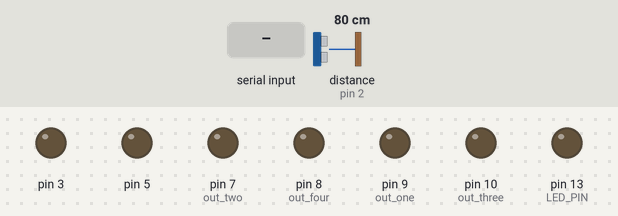
Simulated run of this sketch. Board: Arduino Uno, built with avr-gcc and run on an emulated ATmega328P. On the bench: output pins drawn as LEDs (lit = HIGH). Inputs (shaded band) come from the test bench; at power-on: distance to the obstacle (sensor on pin 2) 80 cm. The echo pulse lasts 58.3 µs per cm; what the sketch prints to the serial monitor is not drawn.

Above: at 1.2 s.
1.3 s: "W#" received over Serial
At 1.8 s:
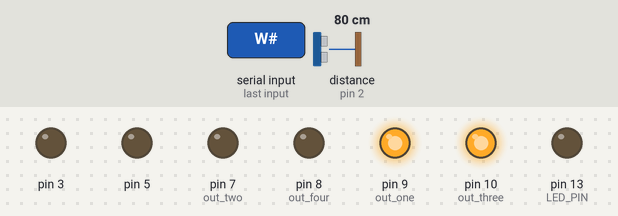
2.8 s: "E#" received over Serial
At 4.0 s:
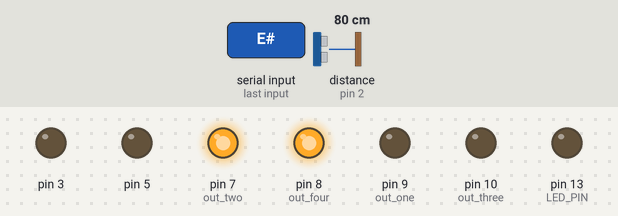
4.3 s: "S#" received over Serial
At 5.3 s:
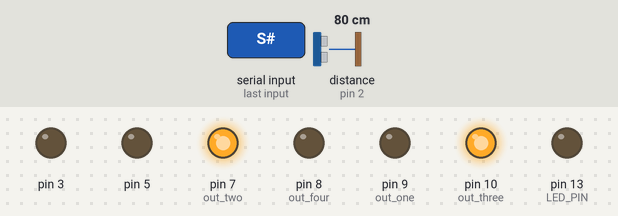
5.8 s: "B#" received over Serial
At 6.4 s:
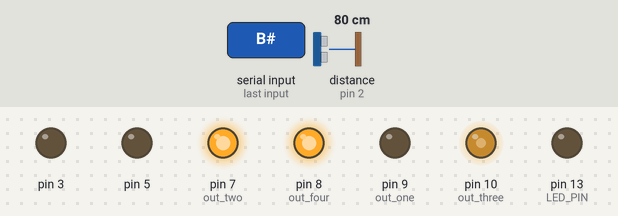
7.3 s: "C#" received over Serial
At 7.6 s:
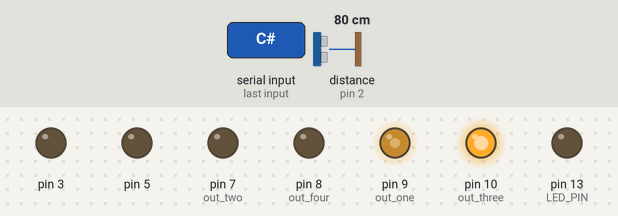
8.8 s: "D#" received over Serial
At 9.9 s:
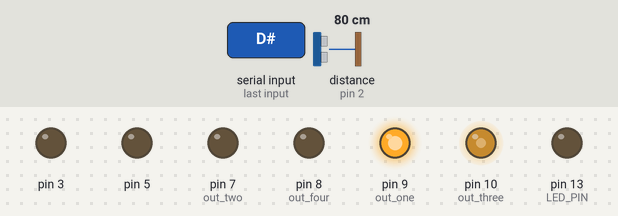
Timing chart, 0 to 11.3 s (numbered marks = the images above; inputs shaded):
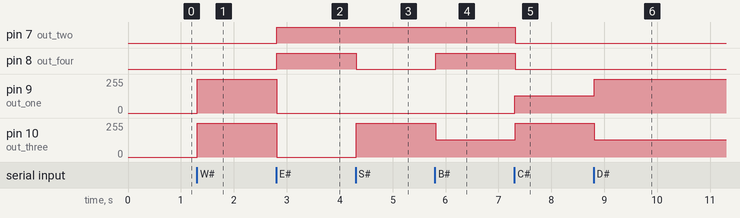

Measured:
- after the input at 1.3 s, pin 9 (out_one), pin 10 (out_three): 0/255 → 255/255 at once
- after the input at 2.8 s, pin 7 (out_two), pin 8 (out_four): LOW → HIGH at once; pin 9 (out_one), pin 10 (out_three): 255/255 → 0/255 at once
- after the input at 4.3 s, pin 8 (out_four): HIGH → LOW at once; pin 10 (out_three): 0/255 → 255/255 at once
- after the input at 5.8 s, pin 8 (out_four): LOW → HIGH at once; pin 10 (out_three): 255/255 → 128/255 at once
- after the input at 7.3 s, pin 7 (out_two), pin 8 (out_four): HIGH → LOW at once; pin 9 (out_one): 0/255 → 128/255 at once; pin 10 (out_three): 128/255 → 255/255 at once
- after the input at 8.8 s, pin 9 (out_one): 128/255 → 255/255 at once; pin 10 (out_three): 255/255 → 128/255 at once

The sketch:

__________________________________________.ino
```cpp
//main.ino
#include <NewPing.h>

String val;
char val_move;
char val_button;

const int TRIGGER_PIN = 4;
const int ECHO_PIN = 2;
const int MAX_DISTANCE = 200;
/*const int BUZZER_PIN = 6;
  const int VOLUME = 200;*/
const int LED_PIN = 13;

const int out_one = 9;//PWM
const int out_two = 7;
const int out_three = 10;//PWM
const int out_four = 8;

void go_forward(int sped);
void go_backward(int sped);
void go_leftF(int sped);
void go_rightF(int sped);
void go_leftB(int sped);
void go_rightB(int sped);
void fstop();


bool buz;//BUZZER, состояние звукового сигнала
bool led;// LED, состояние фар
int del;//DELAY, промежуток между сигналами приближения
bool by = 1; //БУ, сигнал при приближении
int ll;
bool muting = 0;//MUTING, реакция динамика на приближение(???)

//ALPHA VARIABLES
int sped = 255;

NewPing sonar(TRIGGER_PIN, ECHO_PIN, MAX_DISTANCE);

void setup() {
  Serial.begin(9600);
  pinMode(out_one, OUTPUT);
  pinMode(out_two, OUTPUT);
  pinMode(out_three, OUTPUT);
  pinMode(out_four, OUTPUT);
  pinMode(13, OUTPUT);
  pinMode(3, OUTPUT);
  pinMode(5, OUTPUT);

}
void loop() {
  if (Serial.available()) {
    val = Serial.readStringUntil('#');
    val_move = (val.substring(0, 1))[0];
    val_button = (val.substring(1, 2))[0];
    Serial.println(val_move);
    Serial.println(val_button);
    if (sonar.ping_cm() <= 30) {
      sped=sonar.ping_cm();
    }
    else if(sonar.ping_cm()>=MAX_DISTANCE){
    sped= 255;
    }else
    sped = 255;
    switch (val_move) {
      case '0':
        go_forward(0);
        break;
      case 'W':
        go_forward(sped);
        break;
      case 'E':
      if(sped==30){
      	go_backward(255);}
        go_backward(sped);
        break;
      case 'S':
        go_leftF(2*sped);
        break;
      case 'B':
        go_leftB(sped/2);
        break;
      case 'C':
        go_leftF(sped/2);
        break;
      case 'D':
        go_rightF(sped/2);
        break;
      case 'N':
        go_rightF(sped*2);
        break;
      case 'A':
        go_rightB(sped/2);
        break;

    }
  }
  switch (val_button) {
    case '4':
      fstop();
      break;
    case '3':
      digitalWrite(LED_PIN, 1);
      break;
    case '2':
      digitalWrite(LED_PIN, 0);
      break;
    case '1':
      if (ll == 0) {
        digitalWrite(3, 0);
        digitalWrite(5, 0);
        ll =1;
        //break;
      }
      else {
        digitalWrite(3, 1);
        digitalWrite(5, 1);
        ll=0;
        // break;
      }

      break;
  }
}
void go_forward(int sped/*0-255*/) {
  analogWrite(out_one, sped);
  digitalWrite(out_two, 0);
  analogWrite(out_three, sped);
  digitalWrite(out_four, 0);
}


void go_backward(int sped/*1-255*/) {
  analogWrite(out_one, 255 - sped);
  digitalWrite(out_two, 1);
  analogWrite(out_three, 255 - sped);
  digitalWrite(out_four, 1);
}


void go_leftF(int sped/*1-510*/) {
  if (sped <= 255) {
    analogWrite(out_one, 255 - sped);
    digitalWrite(out_two, 0);
  }
  else {
    analogWrite(out_one, 510 - sped);
    digitalWrite(out_two, 1);
  }
  analogWrite(out_three, 255);
  digitalWrite(out_four, 0);
}


void go_rightF(int sped/*1-510*/) {

  analogWrite(out_one, 255);
  digitalWrite(out_two, 0);
  if (sped <= 255) {
    analogWrite(out_three, 255 - sped);
    digitalWrite(out_four, 0);
  }
  else {
    analogWrite(out_three, 510 - sped);
    digitalWrite(out_four, 1);
  }
}


void go_leftB(int sped/*1-255*/) {
  analogWrite(out_one, 0);
  digitalWrite(out_two, 1);
  analogWrite(out_three, 255 - sped);
  digitalWrite(out_four, 1);
}


void go_rightB(int sped/*1-255*/) {
  analogWrite(out_one, 255 - sped);
  digitalWrite(out_two, 1);
  analogWrite(out_three, 0);
  digitalWrite(out_four, 1);
}


void fstop() {
  digitalWrite(out_one, 0);
  digitalWrite(out_two, 0);
  digitalWrite(out_three, 0);
  digitalWrite(out_four, 0);
}
//void Son() {
//  unsigned int uS = sonar.ping_cm();
//  Serial.print(uS);
//  Serial.println("cm");
//  if (uS <= 30 && uS > 3) {
//    del = uS * 2.5;
//    //if(!muting)
//    //analogWrite(BUZZER_PIN, VOLUME);
//    if (led == 1)/* {*/
//      /*for (int i = 0; i < 10; ++i) {*/
//      digitalWrite(LED_PIN, 1);
//
//
//    /* }*/
//    /* }*/
//    delay(45 + del);
//    digitalWrite(LED_PIN, 0);
//    // digitalWrite(BUZZER_PIN, 0);
//
//  }
//  delay(5);
//}*/
```
